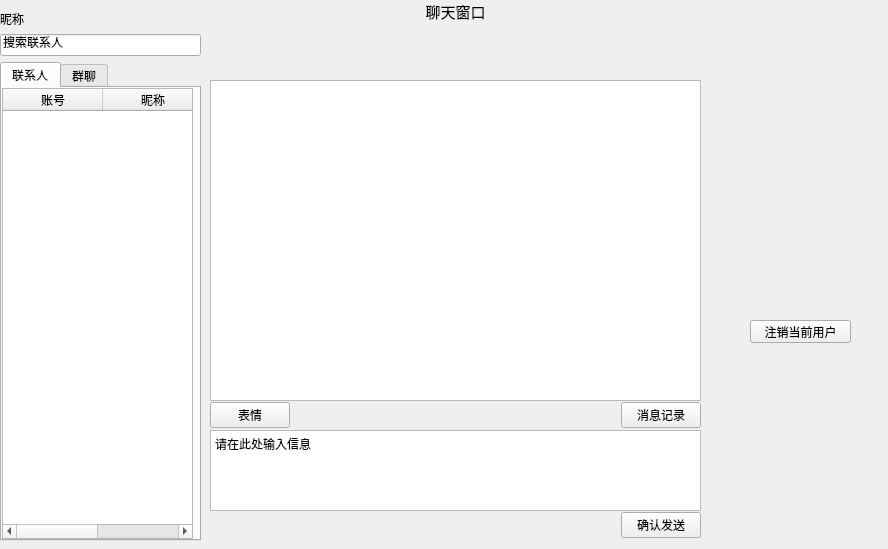
<?xml version="1.0" encoding="UTF-8"?>
<ui version="4.0">
 <class>chatForm</class>
 <widget class="QMainWindow" name="chatForm">
  <property name="geometry">
   <rect>
    <x>0</x>
    <y>0</y>
    <width>888</width>
    <height>549</height>
   </rect>
  </property>
  <property name="windowTitle">
   <string>MainWindow</string>
  </property>
  <widget class="QWidget" name="centralwidget">
   <widget class="QTextEdit" name="textEditChat">
    <property name="geometry">
     <rect>
      <x>210</x>
      <y>430</y>
      <width>491</width>
      <height>81</height>
     </rect>
    </property>
    <property name="html">
     <string>&lt;!DOCTYPE HTML PUBLIC &quot;-//W3C//DTD HTML 4.0//EN&quot; &quot;http://www.w3.org/TR/REC-html40/strict.dtd&quot;&gt;
&lt;html&gt;&lt;head&gt;&lt;meta name=&quot;qrichtext&quot; content=&quot;1&quot; /&gt;&lt;style type=&quot;text/css&quot;&gt;
p, li { white-space: pre-wrap; }
&lt;/style&gt;&lt;/head&gt;&lt;body style=&quot; font-family:'SimSun'; font-size:9pt; font-weight:400; font-style:normal;&quot;&gt;
&lt;p style=&quot; margin-top:0px; margin-bottom:0px; margin-left:0px; margin-right:0px; -qt-block-indent:0; text-indent:0px;&quot;&gt;&lt;span style=&quot; font-family:'SimSun';&quot;&gt;请在此处输入信息&lt;/span&gt;&lt;/p&gt;
&lt;p style=&quot;-qt-paragraph-type:empty; margin-top:0px; margin-bottom:0px; margin-left:0px; margin-right:0px; -qt-block-indent:0; text-indent:0px; font-family:'SimSun';&quot;&gt;&lt;br /&gt;&lt;/p&gt;&lt;/body&gt;&lt;/html&gt;</string>
    </property>
   </widget>
   <widget class="QWidget" name="verticalLayoutWidget">
    <property name="geometry">
     <rect>
      <x>0</x>
      <y>10</y>
      <width>201</width>
      <height>531</height>
     </rect>
    </property>
    <layout class="QVBoxLayout" name="verticalLayout">
     <item>
      <widget class="QLabel" name="label">
       <property name="text">
        <string>昵称</string>
       </property>
      </widget>
     </item>
     <item>
      <widget class="QLineEdit" name="lineEdit">
       <property name="text">
        <string>搜索联系人</string>
       </property>
      </widget>
     </item>
     <item>
      <widget class="QTabWidget" name="tabWidgetChat">
       <property name="layoutDirection">
        <enum>Qt::LeftToRight</enum>
       </property>
       <property name="currentIndex">
        <number>0</number>
       </property>
       <widget class="QWidget" name="tab_private_chat">
        <attribute name="title">
         <string>联系人</string>
        </attribute>
        <widget class="QTableWidget" name="tableWidgetOnLineUsrs">
         <property name="geometry">
          <rect>
           <x>0</x>
           <y>0</y>
           <width>191</width>
           <height>451</height>
          </rect>
         </property>
         <property name="selectionMode">
          <enum>QAbstractItemView::SingleSelection</enum>
         </property>
         <attribute name="horizontalHeaderStretchLastSection">
          <bool>true</bool>
         </attribute>
         <attribute name="verticalHeaderVisible">
          <bool>false</bool>
         </attribute>
         <attribute name="verticalHeaderStretchLastSection">
          <bool>true</bool>
         </attribute>
         <column>
          <property name="text">
           <string>账号</string>
          </property>
         </column>
         <column>
          <property name="text">
           <string>昵称</string>
          </property>
         </column>
        </widget>
       </widget>
       <widget class="QWidget" name="tab_group_chat">
        <attribute name="title">
         <string>群聊</string>
        </attribute>
       </widget>
      </widget>
     </item>
    </layout>
   </widget>
   <widget class="QTextBrowser" name="textBrowserChat">
    <property name="geometry">
     <rect>
      <x>210</x>
      <y>80</y>
      <width>491</width>
      <height>321</height>
     </rect>
    </property>
   </widget>
   <widget class="QWidget" name="horizontalLayoutWidget">
    <property name="geometry">
     <rect>
      <x>210</x>
      <y>400</y>
      <width>491</width>
      <height>31</height>
     </rect>
    </property>
    <layout class="QHBoxLayout" name="horizontalLayout">
     <item>
      <widget class="QPushButton" name="pushButton_2">
       <property name="text">
        <string>表情</string>
       </property>
      </widget>
     </item>
     <item>
      <spacer name="horizontalSpacer">
       <property name="orientation">
        <enum>Qt::Horizontal</enum>
       </property>
       <property name="sizeHint" stdset="0">
        <size>
         <width>40</width>
         <height>20</height>
        </size>
       </property>
      </spacer>
     </item>
     <item>
      <widget class="QPushButton" name="pushButton">
       <property name="text">
        <string>消息记录</string>
       </property>
      </widget>
     </item>
    </layout>
   </widget>
   <widget class="QWidget" name="horizontalLayoutWidget_2">
    <property name="geometry">
     <rect>
      <x>210</x>
      <y>510</y>
      <width>491</width>
      <height>31</height>
     </rect>
    </property>
    <layout class="QHBoxLayout" name="horizontalLayout_2">
     <item>
      <spacer name="horizontalSpacer_2">
       <property name="orientation">
        <enum>Qt::Horizontal</enum>
       </property>
       <property name="sizeHint" stdset="0">
        <size>
         <width>40</width>
         <height>20</height>
        </size>
       </property>
      </spacer>
     </item>
     <item>
      <widget class="QPushButton" name="pushButtonSend">
       <property name="text">
        <string>确认发送</string>
       </property>
      </widget>
     </item>
    </layout>
   </widget>
   <widget class="QPushButton" name="pushButtonExit">
    <property name="geometry">
     <rect>
      <x>750</x>
      <y>320</y>
      <width>101</width>
      <height>23</height>
     </rect>
    </property>
    <property name="text">
     <string>注销当前用户</string>
    </property>
   </widget>
   <widget class="QWidget" name="verticalLayoutWidget_2">
    <property name="geometry">
     <rect>
      <x>210</x>
      <y>0</y>
      <width>491</width>
      <height>82</height>
     </rect>
    </property>
    <layout class="QVBoxLayout" name="verticalLayout_3">
     <item>
      <widget class="QLabel" name="label_2">
       <property name="font">
        <font>
         <family>Adobe Devanagari</family>
         <pointsize>11</pointsize>
         <weight>50</weight>
         <bold>false</bold>
        </font>
       </property>
       <property name="text">
        <string>聊天窗口</string>
       </property>
       <property name="alignment">
        <set>Qt::AlignCenter</set>
       </property>
      </widget>
     </item>
     <item>
      <spacer name="horizontalSpacer_3">
       <property name="orientation">
        <enum>Qt::Horizontal</enum>
       </property>
       <property name="sizeHint" stdset="0">
        <size>
         <width>40</width>
         <height>10</height>
        </size>
       </property>
      </spacer>
     </item>
     <item>
      <layout class="QHBoxLayout" name="horizontalLayout_6">
       <item>
        <spacer name="verticalSpacer_2">
         <property name="orientation">
          <enum>Qt::Vertical</enum>
         </property>
         <property name="sizeHint" stdset="0">
          <size>
           <width>20</width>
           <height>40</height>
          </size>
         </property>
        </spacer>
       </item>
       <item>
        <widget class="QPushButton" name="pushButton_3">
         <property name="styleSheet">
          <string notr="true">0</string>
         </property>
         <property name="text">
          <string/>
         </property>
         <property name="icon">
          <iconset>
           <normaloff>img/视频.png</normaloff>img/视频.png</iconset>
         </property>
         <property name="iconSize">
          <size>
           <width>25</width>
           <height>30</height>
          </size>
         </property>
         <property name="autoDefault">
          <bool>false</bool>
         </property>
         <property name="default">
          <bool>false</bool>
         </property>
         <property name="flat">
          <bool>true</bool>
         </property>
        </widget>
       </item>
       <item>
        <spacer name="horizontalSpacer_4">
         <property name="orientation">
          <enum>Qt::Horizontal</enum>
         </property>
         <property name="sizeHint" stdset="0">
          <size>
           <width>18</width>
           <height>18</height>
          </size>
         </property>
        </spacer>
       </item>
       <item>
        <widget class="QPushButton" name="pushButton_4">
         <property name="text">
          <string/>
         </property>
         <property name="icon">
          <iconset>
           <normaloff>img/文件.png</normaloff>img/文件.png</iconset>
         </property>
         <property name="iconSize">
          <size>
           <width>25</width>
           <height>30</height>
          </size>
         </property>
         <property name="flat">
          <bool>true</bool>
         </property>
        </widget>
       </item>
       <item>
        <spacer name="horizontalSpacer_5">
         <property name="orientation">
          <enum>Qt::Horizontal</enum>
         </property>
         <property name="sizeHint" stdset="0">
          <size>
           <width>40</width>
           <height>20</height>
          </size>
         </property>
        </spacer>
       </item>
       <item>
        <widget class="QPushButton" name="pushButton_5">
         <property name="text">
          <string/>
         </property>
         <property name="icon">
          <iconset>
           <normaloff>img/邮箱-合上.png</normaloff>img/邮箱-合上.png</iconset>
         </property>
         <property name="iconSize">
          <size>
           <width>25</width>
           <height>30</height>
          </size>
         </property>
         <property name="flat">
          <bool>true</bool>
         </property>
        </widget>
       </item>
       <item>
        <spacer name="verticalSpacer">
         <property name="orientation">
          <enum>Qt::Vertical</enum>
         </property>
         <property name="sizeHint" stdset="0">
          <size>
           <width>20</width>
           <height>40</height>
          </size>
         </property>
        </spacer>
       </item>
      </layout>
     </item>
    </layout>
   </widget>
  </widget>
 </widget>
 <resources/>
 <connections/>
</ui>
